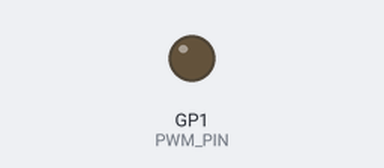
Recording of a sketch running on a simulated Raspberry Pi Pico. Parts: output pins drawn as LEDs (lit = HIGH). Random numbers use the default seed unless the sketch sets one.

Above: at 0.15 s.
Timing chart, 0 to 0.3 s (numbered marks = the images above):
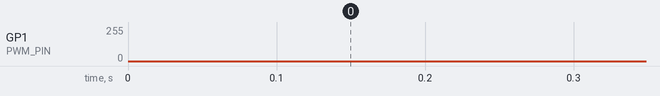

The sketch:

mic-jammer-rp2040-PWM-v8.ino
```cpp
/*
    wearable microphone jammer

    Version based on original concept &  development :
    https://github.com/y-x-c/wearable-microphone-jamming

    Boards needed :
    Arduino Raspberry Pi Pico 2040 - RP2040-ZERO or RP2040-ONE from Waveshare
    TPA3116D2 board - audio amplifier module + potentiometer
    OR TC4420 + MOSFET IRF4115

    Attention : Use Linux based PC and Arduino Pi Pico Earle Philhower Core for compilation
    Board Manager link for Arduino :
    https://github.com/earlephilhower/arduino-pico/releases/download/global/package_rp2040_index.json

    CONNECTION EXAMPLE FOR ARDUINO RP2040-ZERO
    --------

    GP1 PIN OF RP2040-ZERO  --> LEFT AUDIO IN + RIGHT AUDIO IN   / or INPUT PIN OF TC4420 MOSFET DRIVER
    GND  --> AUDIO GND

    ARDUINO HAS TO BE POWERED FROM 5V THROUGH LM7805 VOLTAGE STABILIZER OR BUCK-DOWN VOLTAGE CONVERTER
    TPA3116 HAS TO BE CONNECTED TO 12V AND GND


*/


#include <Arduino.h>
#include "hardware/pwm.h"   // Raspberry PICO SDK library
#include "hardware/clocks.h" // For function clock_get_hz

// pin #1 for GP1 on RP2040-zero board
const int PWM_PIN = 1;
uint slice_num;
uint channel;

// function to gracefully reprogram PWM frequency without glitches
void update_frequency_safe(uint32_t freq) {
    uint32_t sys_clk = clock_get_hz(clk_sys);

    // Calculating wrap to reduce glitches while changing RP2040 PWM frequency
    // sys_clk / freq - 1
    uint32_t wrap = (sys_clk / freq) - 1;

    // This functions are from RP2040 SDK (double buffered)
    pwm_set_wrap(slice_num, wrap);
    // pwm_set_chan_level(slice_num, channel, (wrap + 1) / 2);

    // normally PWM cycle duty 35%-50% should give best result on LC generator
    // but setting up to 70% for highest voltage on the coil
    // the higher this value is the more DC current is pumped into coil by the MOSFET
    // both MOSFET and coil will get hotter

    // uint16_t level = (uint16_t)((wrap + 1) * 70 / 100);
    //
    // adding SLIGTHLY randomized cycle duty in 65-70 percent range
    uint16_t level = (uint16_t)((wrap + 1) * random(50,55) / 100);
    pwm_set_chan_level(slice_num, channel, level);
}

void setup() {
    // initializing RP2040 PWM pin from Pico SDK
    gpio_set_function(PWM_PIN, GPIO_FUNC_PWM);

    slice_num = pwm_gpio_to_slice_num(PWM_PIN);
    channel = pwm_gpio_to_channel(PWM_PIN);

    // Configuration of the PWM defaults
    pwm_config config = pwm_get_default_config();

    // We want maximum precision of PWM we are not dividing the clock here
    pwm_config_set_clkdiv(&config, 1.0f);

    // Starting PWM with defaults
    pwm_init(slice_num, &config, true);

    // Starting swipe from 26KHz down
    update_frequency_safe(26000);

    randomSeed(1234);
}

void loop() {
    uint16_t i, j, x, z;

    // Swiping 26kHz -> 24kHz
    x = random(20, 50);
    j = 1;
    i = 25350;


    while (i >= 24650 ) {
        i = i - j;
        update_frequency_safe(i);

        // adding small randomization of FM modulation
        j = (j + random(1,5) ) % x;

        if (j == 0) j = 1;

        // when delay less than 50usec the jammer becomes audible but jams better
        delayMicroseconds(random(35,45));
    }

    // Swiping up 24kHz -> 26kHz
    x = random(20, 50);
    j = 1;
    i = 24650;

    while (i <= 25350 ) {
        i = i + j;
        update_frequency_safe(i);

        // adding small randomization of FM modulation
        j = (j + random(1,5) ) % x;

        if (j == 0) j = 1;

        // when delay less than 50usec the jammer becomes audible but jams better
        delayMicroseconds(random(35,45));
    }
}
```
